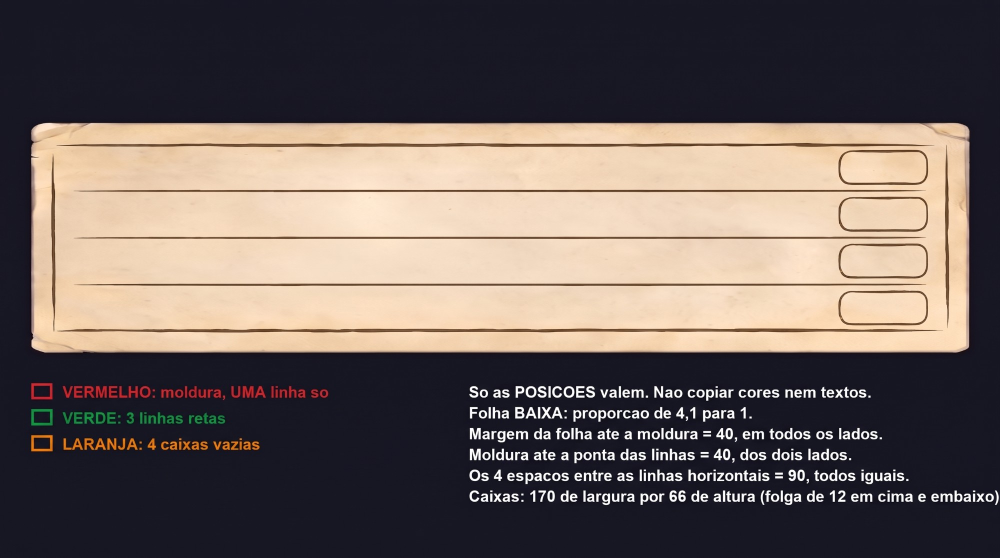
#> input picture docs/arte/atributos/original.jpg, 2000 x 1116 px, found by its file name (shown at 1/2 size)
$ python atributos_recorte.py
#> lines starting #> are read from the running program, lines starting #| are printed output that depends on the picture; after the words box and inside, x2 and y2 are one past the last pixel; in counts of white or black regions, pixels touching at a corner belong together
# Cartão de atributos (arte da IA, folha da Arma com 4 faixas e 4 caixas): corta a folha, iguala os 4 espaços entre as 5 linhas
# horizontais (a IA errou por até 4 px), tira o fundo azul-marinho (vira transparência) e mede linhas e caixas. (R-UI-22)
# Uso: python -I tools/atributos_recorte.py        Entrada: docs/arte/atributos/original.jpg   Saída: public/assets/ficha/a-cartao.webp
import numpy as np
from PIL import Image
from scipy import ndimage as ndi

A = np.array(Image.open("docs/arte/atributos/original.jpg").convert("RGB")).astype(float)
L = A.mean(axis=2)
paper = ndi.binary_fill_holes(ndi.binary_opening(L[:735] > 70, iterations=2))
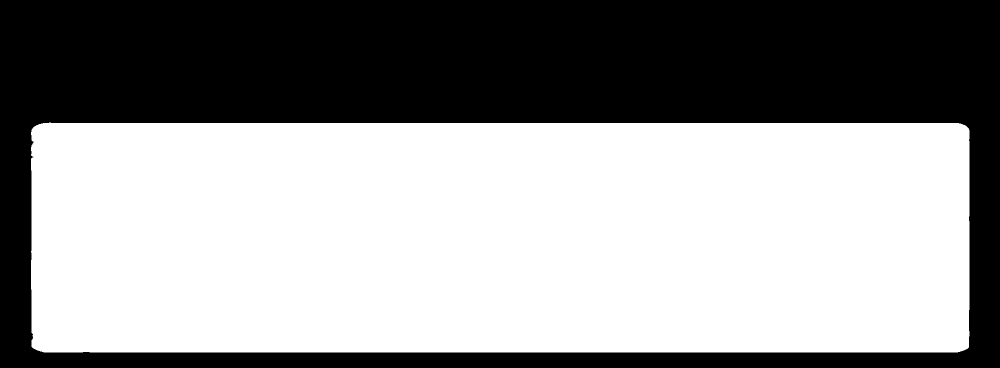
#> paper: shape (735, 2000) bool (shown at 1/2 size); 58.5% white; 1 black region, box (x1, y1, x2, y2) and area: (0, 0, 2000, 735) 609396
lab, n = ndi.label(paper)
#> n = 1
paper = lab == (1 + int(np.argmax(ndi.sum(paper, lab, range(1, n + 1)))))
ys, xs = np.where(paper)
x0, x1, y0, y1 = xs.min(), xs.max() + 1, ys.min(), ys.max() + 1
#> x0 = 62; x1 = 1939; y0 = 245; y1 = 705
img = A[y0:y1, x0:x1]
pap = paper[y0:y1, x0:x1].astype(float)
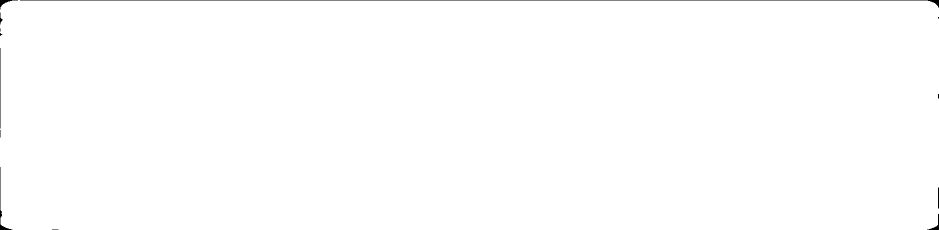
#> pap: shape (460, 1877) float64 (shown at 1/2 size); values 0 (black) and 1 (white), 99.7% white; black in thin lines or dots
CUT_A, CUT_B, FEATHER = 600, 913, 24   # faixa de papel liso (entre o nome e os botões) que sai: a folha fica menos comprida
f = np.linspace(0, 1, FEATHER)
def splice_x(a):
    ra = f[None, :] if a.ndim == 2 else f[None, :, None]
    blend = a[:, CUT_A - FEATHER:CUT_A] * (1 - ra) + a[:, CUT_B:CUT_B + FEATHER] * ra
    return np.concatenate([a[:, :CUT_A - FEATHER], blend, a[:, CUT_B + FEATHER:]], axis=1)
H, W = img.shape[:2]
#> H = 460; W = 1877

# linhas horizontais (moldura de cima, 3 divisórias, moldura de baixo), medidas no meio da folha
prof = (200 - img.mean(axis=2)[:, 300:1500]).clip(0).mean(axis=1)
#> prof = 460 values, max 152.2 at index 0, min 0 at index 49, mean 7.16
src = []
for lo, hi in ((30, 60), (120, 150), (215, 245), (310, 340), (400, 430)):
    seg = prof[lo:hi]
    ws = np.maximum(seg - seg.max() * 0.4, 0)
    src.append(lo + float((ws * np.arange(len(seg))).sum() / ws.sum()) + 0.5)
#> after the loop, src = [45.2, 136.8, 230.6, 324.4, 416]
gap = (src[-1] - src[0]) / 4
#> gap = 92.7
dst = [src[0] + gap * k for k in range(5)]
#> dst = [45.2, 137.9, 230.6, 323.3, 416]
print("linhas antes :", [round(v, 1) for v in src], "espacos", [round(src[i + 1] - src[i], 1) for i in range(4)])
#| linhas antes : [45.2, 136.8, 230.6, 324.4, 416.0] espacos [91.6, 93.8, 93.8, 91.5]
print("linhas depois:", [round(v, 1) for v in dst], "espaco", round(gap, 2))
#| linhas depois: [45.2, 137.9, 230.6, 323.3, 416.0] espaco 92.7

# remapeia só na vertical: cada faixa entre linhas é esticada/encolhida para o espaço igual
yo = np.arange(H, dtype=float)
#> yo = 460 values from 0 to 459
xp = [0.0] + dst + [H - 1.0]
#> xp = [0, 45.2, 137.9, 230.6, 323.3, 416, 459]
fp = [0.0] + src + [H - 1.0]
#> fp = [0, 45.2, 136.8, 230.6, 324.4, 416, 459]
ysrc = np.interp(yo, xp, fp)
#> ysrc = 460 values from 0 to 459
def remap(a):
    out = np.empty_like(a)
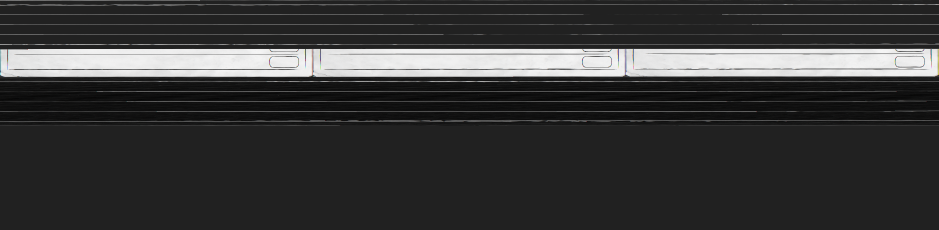
#> out: shape (460, 1877, 3) float64 (shown at 1/2 size); mean R, G, B 24.5, 24.5, 24.5; drawn with min black and max white
    i0 = np.clip(np.floor(ysrc).astype(int), 0, H - 2)
#> i0 = 460 values from 0 to 458
    t = (ysrc - i0)[:, None] if a.ndim == 2 else (ysrc - i0)[:, None, None]
#> t = 460 values, max 1 at index 459, min 0 at index 0, mean 0.399
    return a[i0] * (1 - t) + a[i0 + 1] * t
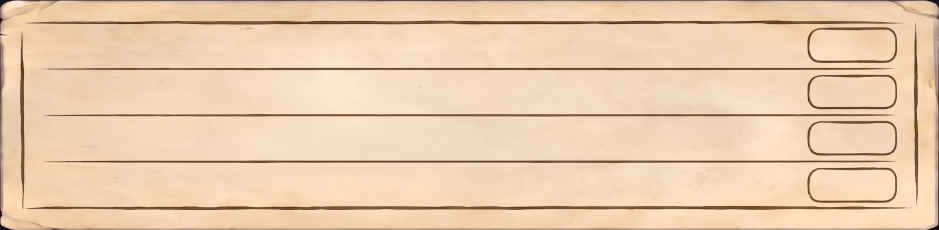
#> returned value: shape (460, 1877, 3) float64 (shown at 1/2 size); mean of channels 0, 1, 2 233.7, 205, 175.9; drawn as R, G, B
img2 = splice_x(remap(img))
#> in splice_x, `ra = f[None, :] if a.ndim == 2 else f[None, :, None]`: ra = 24 values from 0 to 1
pap2 = splice_x(remap(pap))
#> in splice_x (call 2), `blend = a[:, CUT_A - FEATHER:CUT_A] * (1 - ra) + a[:, CUT_B:CUT_B + FE..`: blend: shape (460, 24) float64; values 0 (black) and 1 (white), 99.8% white; black in thin lines or dots, all inside (x1, y1, x2, y2) = (0, 0, 24, 1)
#> in splice_x (call 2), `return np.concatenate([a[:, :CUT_A - FEATHER], blend, a[:, CUT_B + FEA..`:
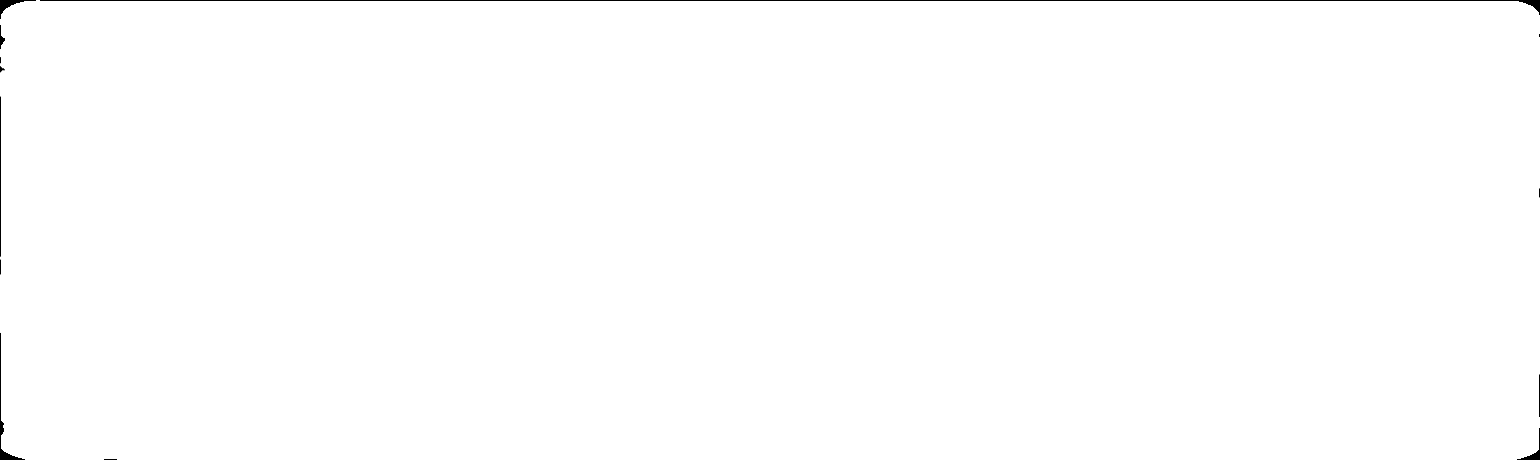
#> returned value: shape (460, 1540) float64; min 0, max 1, mean 0.996
W = img2.shape[1]
#> W = 1540

# tira as duas linhas verticais de moldura (esquerda e direita), só entre a linha de cima e a de baixo; ficam as linhas de cima e de baixo
SIDE_R = 11                   # meia largura apagada, em px
GAP = 16                      # de onde vem o papel que preenche (px ao lado)
ytop, ybot = int(round(dst[0])) - 14, int(round(dst[4])) + 14   # as linhas de cima e de baixo não chegam a estas colunas
#> ytop = 31; ybot = 430
Lcol = (200 - img2.mean(axis=2)[ytop + 21:ybot - 21, :]).clip(0).mean(axis=0)
#> Lcol = 1540 values, max 136.7 at index 0, min 0 at index 58, mean 6.27
left_x = 20 + int(np.argmax(Lcol[20:100]))
#> left_x = 44
right_x = W - 100 + int(np.argmax(Lcol[W - 100:W - 20]))
#> right_x = 1496
for cx, sgn in ((left_x, 1), (right_x, -1)):
    xa, xb = cx - SIDE_R, cx + SIDE_R + 1
    src_cols = img2[ytop:ybot, xa + sgn * GAP:xb + sgn * GAP]
    ramp = np.minimum(np.minimum(np.arange(xb - xa), np.arange(xb - xa)[::-1]) / 3.0, 1)[None, :, None]
    img2[ytop:ybot, xa:xb] = src_cols * ramp + img2[ytop:ybot, xa:xb] * (1 - ramp)
#> this loop made 2 passes
#> (cx, sgn, xa, xb) on passes 1 to 2: (44, 1, 33, 56), (1496, -1, 1485, 1508)
# pontinhas soltas das linhas de cima e de baixo, depois do fim delas (à direita): somem também
for yy in (dst[0], dst[4]):
    ya, yb = int(round(yy)) - 6, int(round(yy)) + 7
    xa2 = int(W * 0.9505)
    img2[ya:yb, xa2:W - 24] = img2[ya - 16:yb - 16, xa2:W - 24] if yy == dst[4] else img2[ya + 16:yb + 16, xa2:W - 24]
#> this loop made 2 passes
#> (yy, ya, yb, xa2) on passes 1 to 2: (45.2, 39, 52, 1463), (416, 410, 423, 1463)
print("linhas laterais apagadas em x =", left_x, right_x, "de", W)
#| linhas laterais apagadas em x = 44 1496 de 1540
alpha = np.clip(ndi.gaussian_filter(ndi.binary_erosion(pap2 > 0.5, iterations=1).astype(float), 0.8), 0, 1)
rgba = np.dstack([np.clip(img2, 0, 255).astype(np.uint8), (alpha * 255).astype(np.uint8)])
Image.fromarray(rgba, "RGBA").save("public/assets/ficha/a-cartao.webp", "WEBP", quality=90, method=6)
Image.fromarray(np.clip(img2, 0, 255).astype(np.uint8)).save("docs/arte/atributos/ajustada.png")
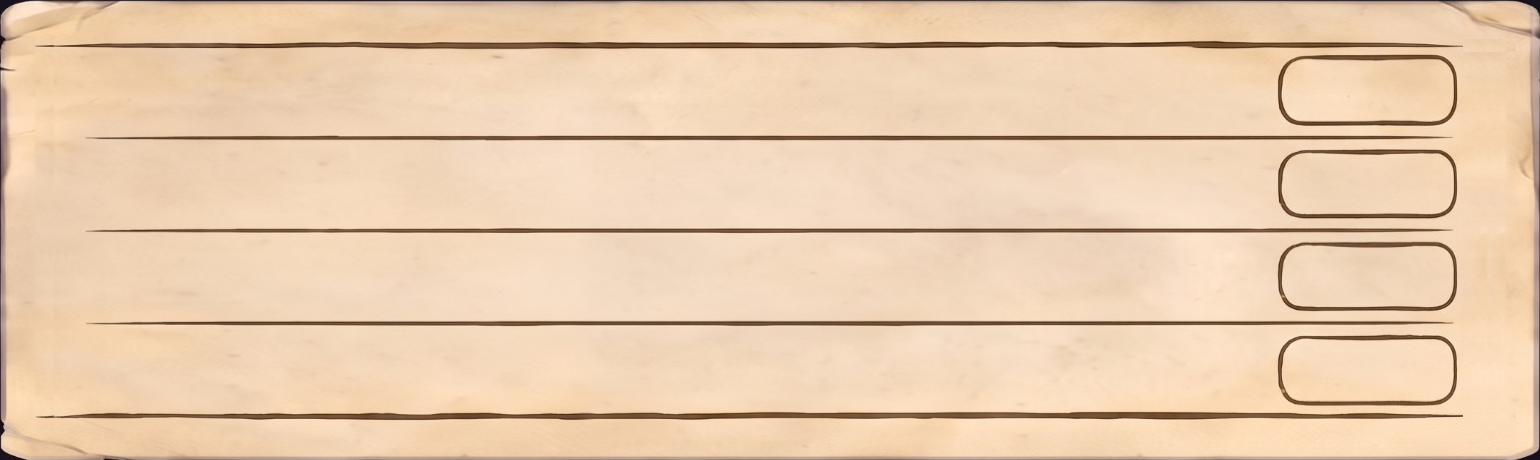
#> saved as ajustada.png: PIL image 1540x460 RGB; mean R, G, B 233.3, 204.4, 174.8
print("folha", W, H, "proporção", round(W / H, 3))
#| folha 1540 460 proporção 3.348

# medidas (em % da folha): linhas e caixas
Lc = img2.mean(axis=2)
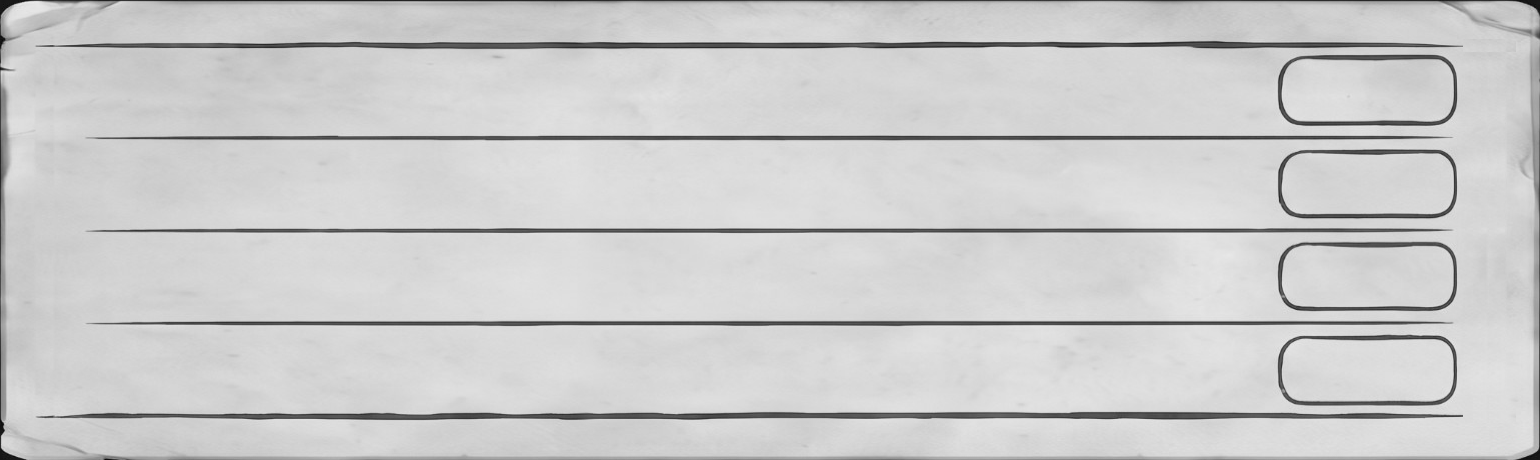
#> Lc: shape (460, 1540) float64; min 10, max 236.4, mean 204.4
print("linhas y%:", [round(v / H * 100, 2) for v in dst])
#| linhas y%: [9.83, 29.98, 50.13, 70.28, 90.43]
colp = (200 - Lc[60:-60, :]).clip(0).mean(axis=0)
#> colp = 1540 values, max 136.7 at index 0, min 0 at index 34, mean 5.37
print("colunas escuras x%:", [round(i / W * 100, 2) for i in range(2, W - 2) if colp[i] > 40 and colp[i] >= colp[i - 2] and colp[i] >= colp[i + 2]])
#| colunas escuras x%: [83.12, 83.18, 94.42, 94.48]
bx = (200 - Lc[:, 1700 - (CUT_B - CUT_A):1710 - (CUT_B - CUT_A)]).clip(0).mean(axis=1)
#> bx = 460 values, max 160 at index 0, min 0 at index 10, mean 15.65
runs = [i for i in range(H) if bx[i] > 40]
#> runs = 63 values from 0 to 459
print("caixas (varredura x=1700-1710) y%:", [round(i / H * 100, 2) for i in runs][:40])
#> (printed output is left out)

# onde as 3 divisórias e as linhas de cima/baixo começam e terminam (em % da folha)
Lc2 = img2.mean(axis=2)
for name, yy in zip(("cima", "div1", "div2", "div3", "baixo"), dst):
    row = (200 - Lc2[int(round(yy)) - 2:int(round(yy)) + 3, :]).clip(0).mean(axis=0)
    xs_ = np.where(row[40:W - 40] > 60)[0] + 40
    print(name, "linha de x%.2f%% a x%.2f%%" % (xs_.min() / W * 100, xs_.max() / W * 100))
#> this loop made 5 passes
#> (name, yy) on passes 1 to 5: ('cima', 45.2), ('div1', 137.9), ('div2', 230.6), ('div3', 323.3), ('baixo', 416)
#| cima linha de x5.06% a x93.25%
#| div1 linha de x10.13% a x91.69%
#| div2 linha de x9.42% a x91.69%
#| div3 linha de x10.52% a x91.43%
#| baixo linha de x4.81% a x93.31%
